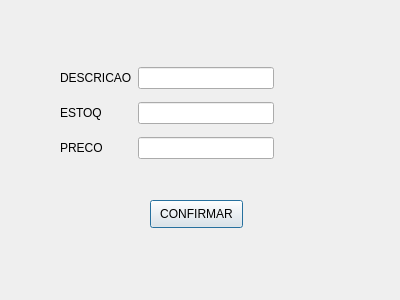
<?xml version="1.0" encoding="UTF-8"?>
<ui version="4.0">
 <class>Janela2</class>
 <widget class="QDialog" name="Janela2">
  <property name="geometry">
   <rect>
    <x>0</x>
    <y>0</y>
    <width>400</width>
    <height>300</height>
   </rect>
  </property>
  <property name="windowTitle">
   <string>ALTERACAO</string>
  </property>
  <widget class="QPushButton" name="pushButton_confirmar">
   <property name="geometry">
    <rect>
     <x>150</x>
     <y>200</y>
     <width>93</width>
     <height>28</height>
    </rect>
   </property>
   <property name="text">
    <string>CONFIRMAR</string>
   </property>
  </widget>
  <widget class="QWidget" name="">
   <property name="geometry">
    <rect>
     <x>60</x>
     <y>60</y>
     <width>214</width>
     <height>108</height>
    </rect>
   </property>
   <layout class="QGridLayout" name="gridLayout">
    <item row="1" column="1">
     <widget class="QLineEdit" name="lineEdit_EstoqJane"/>
    </item>
    <item row="2" column="0">
     <widget class="QLabel" name="label_4">
      <property name="text">
       <string>PRECO</string>
      </property>
     </widget>
    </item>
    <item row="0" column="0">
     <widget class="QLabel" name="label_2">
      <property name="text">
       <string>DESCRICAO</string>
      </property>
     </widget>
    </item>
    <item row="0" column="1">
     <widget class="QLineEdit" name="lineEdit_DesJane"/>
    </item>
    <item row="1" column="0">
     <widget class="QLabel" name="label_3">
      <property name="text">
       <string>ESTOQ</string>
      </property>
     </widget>
    </item>
    <item row="2" column="1">
     <widget class="QLineEdit" name="lineEdit_ProdutoJane"/>
    </item>
   </layout>
  </widget>
 </widget>
 <resources/>
 <connections/>
</ui>
